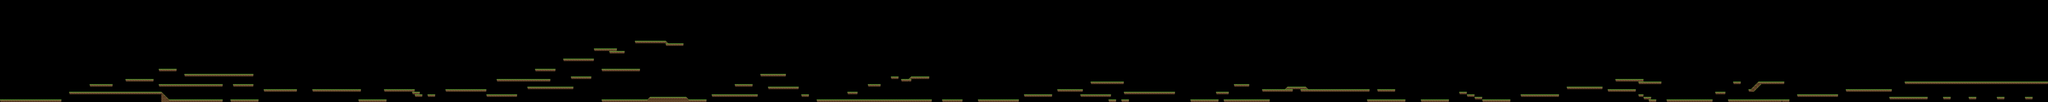

Rendered tile map (Tiled .tmx) drawn with the repository's tilesets; below, a short description and the map source with its tile grids summarised:
An orthogonal 800x40 tile map with 32x32 px tiles, 1 tile layer (Tile Layer 1) and 150 objects.

<map version="1.0" orientation="orthogonal" renderorder="right-down" width="800" height="40" tilewidth="32" tileheight="32" nextobjectid="187">
 <tileset firstgid="1" name="tiilet" tilewidth="32" tileheight="32" spacing="1" margin="2" tilecount="25" columns="5">
  <image source="GrassBlocks2.png" width="170" height="170" />
 </tileset>
 <layer name="Tile Layer 1" width="800" height="40">
  <data>[32000 cells, 1064 non-empty, 6 distinct tile ids]</data>
 </layer>
 <objectgroup name="Lattialayer">
  <object id="1" x="0" y="1249.33" width="768" height="32" />
  <object id="2" x="865.333" y="1152" width="1149.33" height="32" />
  <object id="3" x="1120" y="1056" width="285.333" height="32" />
  <object id="4" x="1568" y="990.667" width="350.667" height="33.3333" />
  <object id="5" x="1984" y="864" width="222.667" height="30.6667" />
  <object id="6" x="1985.33" y="1056" width="797.333" height="30.6667" />
  <object id="7" x="2304" y="928" width="862.667" height="32" />
  <object id="8" x="2913" y="1056" width="253" height="32" />
  <object id="9" x="3294.67" y="1121.33" width="416" height="29.3333" />
  <object id="10" x="3905.33" y="1120" width="605.333" height="33.3333" />
  <object id="11" x="4480" y="1248" width="350.667" height="34.6667" />
  <object id="12" x="4801.33" y="1120" width="382.667" height="32" />
  <object id="13" x="5152" y="1153.33" width="96" height="29.3333" />
  <object id="14" x="5185.33" y="1185.33" width="94.6667" height="30.6667" />
  <object id="15" x="5345.33" y="1184" width="93.3333" height="32" />
  <object id="16" x="5568" y="1120" width="512" height="33.3333" />
  <object id="17" x="6080" y="1184" width="382.667" height="32" />
  <object id="18" x="6206.67" y="992" width="673.333" height="32" />
  <object id="19" x="6590.67" y="1089.33" width="577.333" height="32" />
  <object id="20" x="6689.33" y="865.333" width="254.667" height="30.6667" />
  <object id="21" x="7137.33" y="960" width="254.667" height="33.3333" />
  <object id="22" x="7041.33" y="736" width="381.333" height="32" />
  <object id="23" x="7425.33" y="609.333" width="288" height="30.6667" />
  <object id="24" x="7617.33" y="641.333" width="190.667" height="30.6667" />
  <object id="25" x="7521.33" y="864" width="478.667" height="34.6667" />
  <object id="26" x="7521.33" y="1249.33" width="1310.67" height="33.3333" />
  <object id="32" x="7936" y="510.667" width="385.333" height="34.6667" />
  <object id="35" x="8321.33" y="544" width="221.333" height="30.6667" />
  <object id="36" x="8897.33" y="1184" width="572" height="32" />
  <object id="37" x="9184" y="1056" width="221.333" height="32" />
  <object id="38" x="9504" y="928" width="320" height="32" />
  <object id="39" x="9600" y="1088" width="384" height="34.6667" />
  <object id="40" x="10209.3" y="1249.33" width="1437.33" height="36" />
  <object id="41" x="10592" y="1152" width="126" height="33.3333" />
  <object id="42" x="10848" y="1056" width="160" height="30.6667" />
  <object id="43" x="11136" y="960" width="94.6667" height="32" />
  <object id="44" x="11265.3" y="992" width="96" height="30.6667" />
  <object id="45" x="11392" y="960" width="222" height="30.6667" />
  <object id="46" x="11777.3" y="1249.33" width="253.333" height="37.3333" />
  <object id="47" x="12224" y="1248" width="512" height="38.6667" />
  <object id="48" x="12800" y="1185.33" width="350.667" height="34.6667" />
  <object id="49" x="13217.3" y="1120" width="316" height="30.6667" />
  <object id="50" x="13505.3" y="1185.33" width="382.667" height="30.6667" />
  <object id="51" x="13633.3" y="1025.33" width="413.333" height="32" />
  <object id="53" x="14048" y="1153.33" width="638.667" height="33.3333" />
  <object id="54" x="14881.3" y="1249.33" width="352" height="30.6667" />
  <object id="55" x="15198.7" y="1150.67" width="160" height="32" />
  <object id="56" x="15425.3" y="1056" width="189.333" height="30.6667" />
  <object id="57" x="15296" y="1248" width="576" height="33.3333" />
  <object id="58" x="15776" y="1120" width="382.667" height="32" />
  <object id="64" x="16257.3" y="1121.33" width="861.333" height="32" />
  <object id="65" x="17217" y="1121.33" width="223" height="30.6667" />
  <object id="66" x="17088" y="1248" width="478.667" height="29.3333" />
  <object id="67" x="17761.3" y="1248" width="348" height="33.3333" />
  <object id="68" x="18241.3" y="1153.33" width="93.3333" height="29.3333" />
  <object id="69" x="18334.7" y="1184" width="96" height="32" />
  <object id="70" x="18430.7" y="1216" width="96" height="30.6667" />
  <object id="71" x="18526.7" y="1246.67" width="353.333" height="34.6667" />
  <object id="72" x="19008" y="1184" width="480" height="32" />
  <object id="73" x="19585.3" y="1089.33" width="446.667" height="30.6667" />
  <object id="74" x="20096" y="1121.33" width="350.667" height="30.6667" />
  <object id="75" x="20192" y="992" width="350.667" height="33.3333" />
  <object id="76" x="20480" y="1026.67" width="288" height="29.3333" />
  <object id="77" x="20545.3" y="1216" width="96" height="30.6667" />
  <object id="78" x="20609.3" y="1249.33" width="93.3333" height="33.3333" />
  <object id="79" x="20832" y="1249.33" width="574.667" height="30.6667" />
  <object id="80" x="21441.3" y="1152" width="125.333" height="30.6667" />
  <object id="81" x="21664" y="1024" width="94.6667" height="33.3333" />
  <object id="82" x="21601.3" y="1249.33" width="766.667" height="37.3333" />
  <object id="83" x="21984" y="1024" width="318.667" height="33.3333" />
  <object id="84" x="22465.3" y="1185.33" width="509.333" height="30.6667" />
  <object id="85" x="23072" y="1118.67" width="574.667" height="32" />
  <object id="86" x="23617.3" y="1216" width="478.667" height="30.6667" />
  <object id="87" x="23808" y="1025.33" width="1790.67" height="32" />
  <object id="88" x="24289.3" y="1217.33" width="92" height="30.6667" />
  <object id="89" x="24609.3" y="1217.33" width="93.3333" height="30.6667" />
  <object id="90" x="24960" y="1217.33" width="96" height="29.3333" />
  <object id="91" x="25313.3" y="1216" width="93.3333" height="32" />
  <object id="113" x="8128" y="1216" width="447" height="33" />
  <object id="114" x="16094" y="1088.5" width="226" height="31.5" />
  <object id="115" x="16069" y="1112" width="23.5" height="6.5" />
  <object id="116" x="16083" y="1098.5" width="9.5" height="11.5" />
  <object id="117" x="16321.5" y="1102.5" width="13" height="16.5" />
  <object id="118" x="8323" y="526" width="11" height="16.5" />
  <object id="119" x="8104" y="1237" width="22" height="10" />
  <object id="120" x="8117" y="1224.5" width="9" height="11" />
  </objectgroup>
 <objectgroup name="Omenalayer" />
 <objectgroup name="Murolayer" />
 <objectgroup name="Hodarilayer">
  <!-- 3 objects omitted --></objectgroup>
 <objectgroup name="Banaanilayer" />
 <objectgroup name="Donitsilayer">
  <!-- 3 objects omitted --></objectgroup>
 <objectgroup name="Pizzalayer">
  <!-- 3 objects omitted --></objectgroup>
 <objectgroup name="Ranskislayer">
  <!-- 4 objects omitted --></objectgroup>
 <objectgroup name="Mansikkalayer" />
 <objectgroup name="Juustolayer" />
 <objectgroup name="Hampparilayer">
  <!-- 2 objects omitted --></objectgroup>
 <objectgroup name="Munakaslayer" />
 <objectgroup name="Perunalayer">
  <!-- 3 objects omitted --></objectgroup>
 <objectgroup name="Kalalayer">
  <!-- 3 objects omitted --></objectgroup>
 <objectgroup name="Salaattilayer">
  <!-- 2 objects omitted --></objectgroup>
 <objectgroup name="Eslayer">
  <!-- 2 objects omitted --></objectgroup>
 <objectgroup name="Suklaalayer">
  <!-- 1 objects omitted --></objectgroup>
 <objectgroup name="Puurolayer" />
 <objectgroup name="Maitolayer">
  <!-- 3 objects omitted --></objectgroup>
 <objectgroup name="Croisanttilayer" />
 <objectgroup name="Leipälayer" />
 <objectgroup name="Lihalayer" />
</map>
<!-- 64 of 150 objects omitted -->
